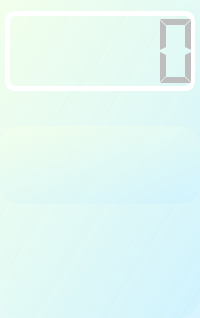
         <widget class="QFrame" name="frameTimer_1">
          <property name="enabled">
           <bool>false</bool>
          </property>
          <property name="sizePolicy">
           <sizepolicy hsizetype="MinimumExpanding" vsizetype="Maximum">
            <horstretch>0</horstretch>
            <verstretch>0</verstretch>
           </sizepolicy>
          </property>
          <property name="minimumSize">
           <size>
            <width>170</width>
            <height>0</height>
           </size>
          </property>
          <property name="maximumSize">
           <size>
            <width>256</width>
            <height>960</height>
           </size>
          </property>
          <property name="font">
           <font>
            <family>楷体</family>
           </font>
          </property>
          <property name="styleSheet">
           <string notr="true">border-radius:20px;
background-color: qlineargradient(spread:pad, x1:0, y1:0, x2:1, y2:1, stop:0 rgba(242, 255, 236, 255), stop:1 rgba(205, 242, 255, 198));
padding:0px;
                                           </string>
          </property>
          <property name="frameShape">
           <enum>QFrame::StyledPanel</enum>
          </property>
          <property name="frameShadow">
           <enum>QFrame::Raised</enum>
          </property>
          <layout class="QVBoxLayout" name="verticalLayout_2" stretch="2,2,1">
           <property name="spacing">
            <number>35</number>
           </property>
           <property name="leftMargin">
            <number>0</number>
           </property>
           <property name="rightMargin">
            <number>0</number>
           </property>
           <item>
            <widget class="QLCDNumber" name="timerLcdNumber_1">
             <property name="sizePolicy">
              <sizepolicy hsizetype="Expanding" vsizetype="Expanding">
               <horstretch>0</horstretch>
               <verstretch>0</verstretch>
              </sizepolicy>
             </property>
             <property name="minimumSize">
              <size>
               <width>0</width>
               <height>80</height>
              </size>
             </property>
             <property name="maximumSize">
              <size>
               <width>16777215</width>
               <height>250</height>
              </size>
             </property>
             <property name="styleSheet">
              <string notr="true">border: 5px solid rgb(255, 255, 255);
border-radius: 10px;
background-color:transparent;
margin-left:5px;
margin-right:5px;</string>
             </property>
             <property name="frameShape">
              <enum>QFrame::Box</enum>
             </property>
             <property name="mode">
              <enum>QLCDNumber::Dec</enum>
             </property>
             <property name="segmentStyle">
              <enum>QLCDNumber::Flat</enum>
             </property>
             <property name="intValue" stdset="0">
              <number>0</number>
             </property>
            </widget>
           </item>
           <item>
            <widget class="QFrame" name="frameWave_1">
             <property name="sizePolicy">
              <sizepolicy hsizetype="Expanding" vsizetype="Preferred">
               <horstretch>0</horstretch>
               <verstretch>0</verstretch>
              </sizepolicy>
             </property>
             <layout class="QHBoxLayout" name="horizontalLayout_2" stretch="1,2">
              <property name="spacing">
               <number>9</number>
              </property>
              <property name="leftMargin">
               <number>20</number>
              </property>
              <item alignment="Qt::AlignHCenter|Qt::AlignVCenter">
               <widget class="QLabel" name="rayLabel_1">
                <property name="sizePolicy">
                 <sizepolicy hsizetype="Expanding" vsizetype="Expanding">
                  <horstretch>0</horstretch>
                  <verstretch>0</verstretch>
                 </sizepolicy>
                </property>
                <property name="minimumSize">
                 <size>
                  <width>41</width>
                  <height>31</height>
                 </size>
                </property>
                <property name="maximumSize">
                 <size>
                  <width>61</width>
                  <height>61</height>
                 </size>
                </property>
                <property name="styleSheet">
                 <string notr="true">background-color: transparent;</string>
                </property>
                <property name="text">
                 <string/>
                </property>
                <property name="pixmap">
                 <pixmap resource="../res/pngConfig.qrc">:/images/camera.png</pixmap>
                </property>
                <property name="scaledContents">
                 <bool>true</bool>
                </property>
               </widget>
              </item>
              <item alignment="Qt::AlignLeft|Qt::AlignVCenter">
               <widget class="QLabel" name="waveLabel_1">
                <property name="sizePolicy">
                 <sizepolicy hsizetype="Expanding" vsizetype="Expanding">
                  <horstretch>0</horstretch>
                  <verstretch>0</verstretch>
                 </sizepolicy>
                </property>
                <property name="minimumSize">
                 <size>
                  <width>0</width>
                  <height>60</height>
                 </size>
                </property>
                <property name="maximumSize">
                 <size>
                  <width>150</width>
                  <height>100</height>
                 </size>
                </property>
                <property name="styleSheet">
                 <string notr="true">background-color: transparent;</string>
                </property>
                <property name="text">
                 <string/>
                </property>
                <property name="pixmap">
                 <pixmap resource="../res/pngConfig.qrc">:/images/wave.gif</pixmap>
                </property>
                <property name="scaledContents">
                 <bool>true</bool>
                </property>
                <property name="alignment">
                 <set>Qt::AlignCenter</set>
                </property>
               </widget>
              </item>
             </layout>
            </widget>
           </item>
           <item>
            <widget class="QFrame" name="frameCtrl_1">
             <property name="sizePolicy">
              <sizepolicy hsizetype="Maximum" vsizetype="Maximum">
               <horstretch>0</horstretch>
               <verstretch>0</verstretch>
              </sizepolicy>
             </property>
             <property name="maximumSize">
              <size>
               <width>256</width>
               <height>120</height>
              </size>
             </property>
             <property name="styleSheet">
              <string notr="true">background-color:transparent;</string>
             </property>
             <layout class="QHBoxLayout" name="horizontalLayout_3" stretch="1,1,1">
              <property name="spacing">
               <number>12</number>
              </property>
              <property name="leftMargin">
               <number>5</number>
              </property>
              <property name="rightMargin">
               <number>5</number>
              </property>
              <item alignment="Qt::AlignHCenter">
               <widget class="QPushButton" name="btnStart_1">
                <property name="sizePolicy">
                 <sizepolicy hsizetype="Expanding" vsizetype="Expanding">
                  <horstretch>0</horstretch>
                  <verstretch>0</verstretch>
                 </sizepolicy>
                </property>
                <property name="minimumSize">
                 <size>
                  <width>50</width>
                  <height>50</height>
                 </size>
                </property>
                <property name="maximumSize">
                 <size>
                  <width>50</width>
                  <height>50</height>
                 </size>
                </property>
                <property name="styleSheet">
                 <string notr="true">QPushButton#btnStart_1{
background-color: transparent;
border-image: url(:/images/start.png);
}
QPushButton#btnStart_1:checked{
border-image: url(:/images/starton.png);
}</string>
                </property>
                <property name="text">
                 <string/>
                </property>
                <property name="checkable">
                 <bool>true</bool>
                </property>
                <property name="autoExclusive">
                 <bool>true</bool>
                </property>
                <attribute name="buttonGroup">
                 <string notr="true">spsButtonGroup_1</string>
                </attribute>
               </widget>
              </item>
              <item alignment="Qt::AlignHCenter">
               <widget class="QPushButton" name="btnPause_1">
                <property name="sizePolicy">
                 <sizepolicy hsizetype="Expanding" vsizetype="Expanding">
                  <horstretch>0</horstretch>
                  <verstretch>0</verstretch>
                 </sizepolicy>
                </property>
                <property name="minimumSize">
                 <size>
                  <width>50</width>
                  <height>50</height>
                 </size>
                </property>
                <property name="maximumSize">
                 <size>
                  <width>50</width>
                  <height>50</height>
                 </size>
                </property>
                <property name="styleSheet">
                 <string notr="true">QPushButton#btnPause_1{
background-color: transparent;
border-image: url(:/images/pause.png);
}
QPushButton#btnPause_1:checked{
border-image: url(:/images/pauseon.png);
}
QPushButton#btnPause_1:unchecked{
background-color: transparent;
border-image: url(:/images/pause.png);
}</string>
                </property>
                <property name="text">
                 <string/>
                </property>
                <property name="checkable">
                 <bool>true</bool>
                </property>
                <property name="autoRepeat">
                 <bool>true</bool>
                </property>
                <property name="autoExclusive">
                 <bool>true</bool>
                </property>
                <attribute name="buttonGroup">
                 <string notr="true">spsButtonGroup_1</string>
                </attribute>
               </widget>
              </item>
              <item alignment="Qt::AlignHCenter">
               <widget class="QPushButton" name="btnStop_1">
                <property name="sizePolicy">
                 <sizepolicy hsizetype="Expanding" vsizetype="Expanding">
                  <horstretch>0</horstretch>
                  <verstretch>0</verstretch>
                 </sizepolicy>
                </property>
                <property name="minimumSize">
                 <size>
                  <width>50</width>
                  <height>50</height>
                 </size>
                </property>
                <property name="maximumSize">
                 <size>
                  <width>50</width>
                  <height>50</height>
                 </size>
                </property>
                <property name="styleSheet">
                 <string notr="true">QPushButton#btnStop_1{
background-color: transparent;
border-image: url(:/images/stop.png);
}
QPushButton#btnStop_1:checked{
border-image: url(:/images/stopon.png);
}
QPushButton#btnStop_1:unchecked{
border-image: url(:/images/stop.png);
}</string>
                </property>
                <property name="text">
                 <string/>
                </property>
                <property name="checkable">
                 <bool>true</bool>
                </property>
                <property name="autoExclusive">
                 <bool>true</bool>
                </property>
                <attribute name="buttonGroup">
                 <string notr="true">spsButtonGroup_1</string>
                </attribute>
               </widget>
              </item>
             </layout>
            </widget>
           </item>
          </layout>
         </widget>
